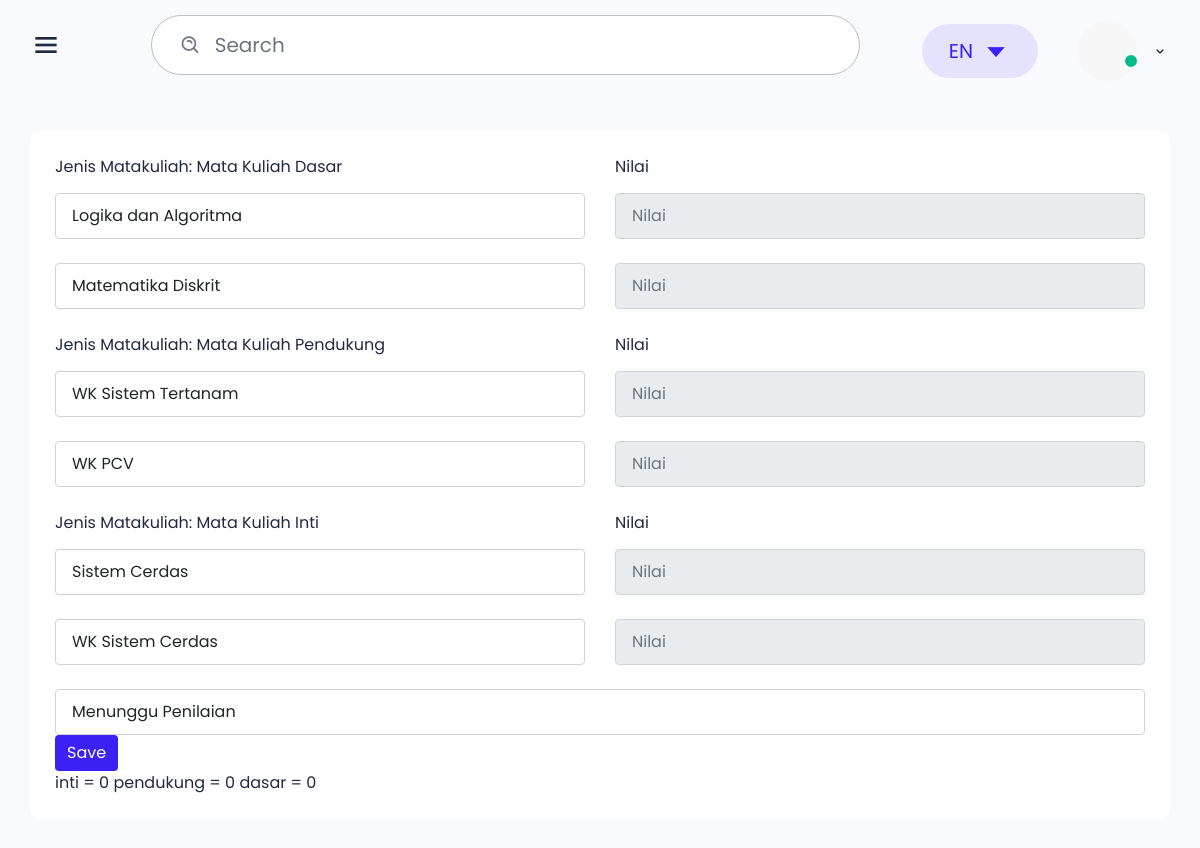
Before: /protend/dosen_nilai.php?id_mahasiswa=10 with the older database file.
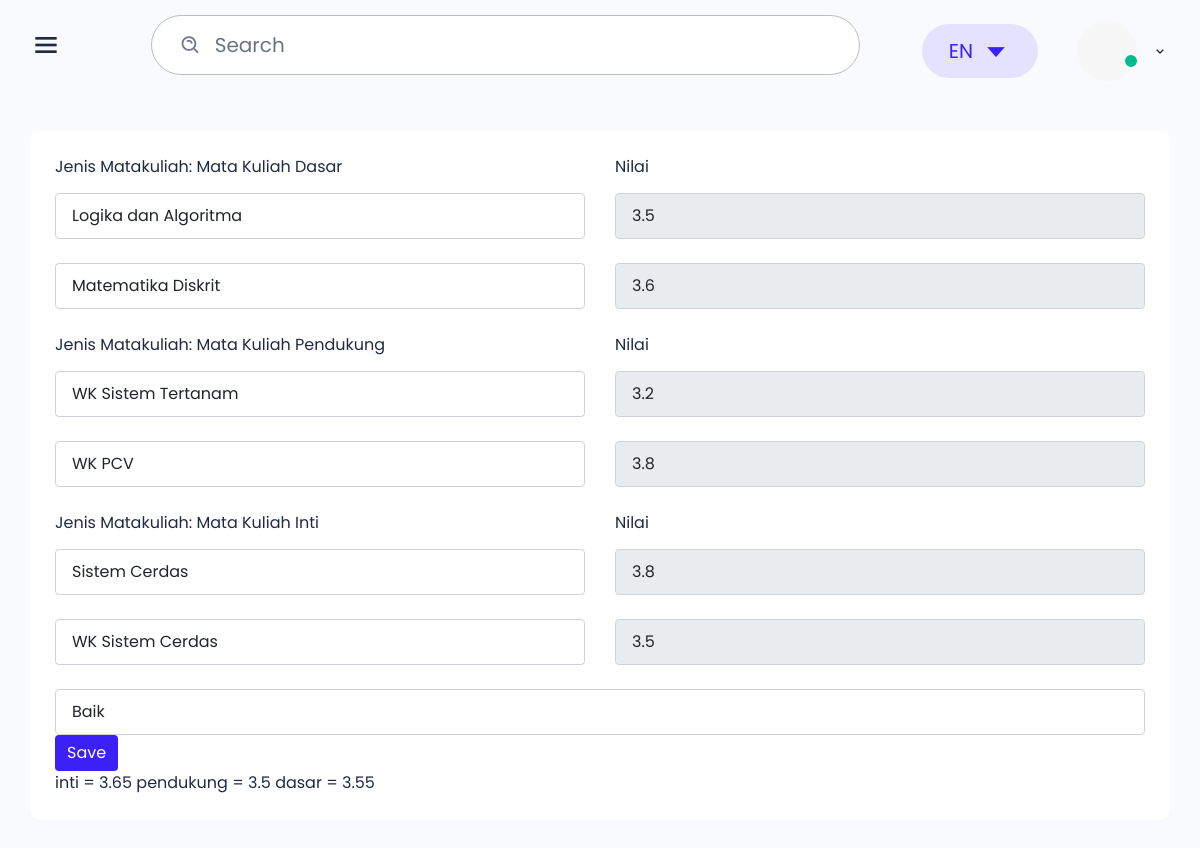
After: the same page with the newer database file.
### tables this page shows
CREATE TABLE `mahasiswa` (
  `id_mahasiswa` int(11) NOT NULL,
  `id_matkul` int(11) DEFAULT NULL,
  `nama` varchar(100) NOT NULL,
  `username` varchar(100) NOT NULL,
  `password` varchar(100) NOT NULL,
  `level` varchar(20) NOT NULL
);

CREATE TABLE `mata_kuliah` (
  `id_matkul` int(11) NOT NULL,
  `logika_algoritma` float NOT NULL,
  `matematika_Diskrit` float NOT NULL,
  `wk_sistemtertanam` float NOT NULL,
  `wk_pcv` float NOT NULL,
  `sistem_cerdas` float NOT NULL,
  `wk_sistem_cerdas` float NOT NULL,
  `name` text NOT NULL,
  `file` varchar(50) NOT NULL,
  `id_status` int(3) NOT NULL DEFAULT '0',
  `id_nilai_skripsi` int(3) NOT NULL DEFAULT '0'
);

### protend/dosen_nilai.php (the view, shortened to what the changed rows need)
<?php
include 'koneksi.php';
$id_mahasiswa = $_GET['id_mahasiswa'];
$sql2   = "SELECT * FROM mata_kuliah INNER JOIN mahasiswa ON mata_kuliah.id_matkul = mahasiswa.id_matkul WHERE mahasiswa.id_mahasiswa = $id_mahasiswa";
$q2     = mysqli_query($koneksi, $sql2);
while ($r2 = mysqli_fetch_array($q2)) {
    $logika_algoritma        = $r2['logika_algoritma'];
    $matematika_Diskrit       = $r2['matematika_Diskrit'];
    $wk_sistemtertanam     = $r2['wk_sistemtertanam'];
    $wk_pcv   = $r2['wk_pcv'];
    $sistem_cerdas     = $r2['sistem_cerdas'];
    $wk_sistem_cerdas  = $r2['wk_sistem_cerdas'];
    $id_nilai_skripsi = $r2['id_nilai_skripsi'];
}
?>
<!DOCTYPE html>
<html lang="en">
<head>
    <link href='https://unpkg.com/boxicons@2.0.7/css/boxicons.min.css' rel='stylesheet'>
    <link rel="stylesheet" href="css/icons.min.css">
    <link rel="stylesheet" href="./libs/date-picker/datepicker.css">
    <link rel="stylesheet" href="./css/bootstrap.min.css">
    <link rel="stylesheet" href="./css/grid.css">
    <link rel="stylesheet" href="./css/style.css">
    <link rel="stylesheet" href="./css/responsive.css">
</head>
<body class="sidebar-expand counter-scroll">
    <div class="main">
    <div class="main-content project">
            <div class="row">
                <div class="col-12">
                    <div class="box">
                        <div class="box-body">
                            <div class="row">
                                <div class="col-md-6 col-sm-12 mb-24">
                                </div>
                                <div class="col-md-6 col-sm-12 mb-24">
                                    <div class="form-group"> <label class="form-label">Nilai</label> <input
                                            class="form-control" disabled name="logika_algoritma" value='<?= $logika_algoritma?>' placeholder="Nilai"> </div>
                                </div>
                                <div class="col-md-6 col-sm-12 mb-24">
                                </div>
                                <div class="col-md-6 col-sm-12 mb-24">
                                    <div class="form-group">
                                        <input class="form-control"    disabled name="matematika_diskrit" value='<?=  $matematika_Diskrit?>' placeholder="Nilai"> </div>
                                </div>
                            </div>
                            <div class="row">
                                <div class="col-md-6 col-sm-12 mb-24">
                                </div>
                                <div class="col-md-6 col-sm-12 mb-24">
                                    <div class="form-group"> <label class="form-label">Nilai</label> <input
                                            class="form-control"   disabled name="wk_sistem_tertanam" value='<?= $wk_sistemtertanam?>' placeholder="Nilai"> </div>
                                </div>
                                <div class="col-md-6 col-sm-12 mb-24">
                                </div>
                                <div class="col-md-6 col-sm-12 mb-24">
                                    <div class="form-group">
                                        <input class="form-control"  disabled name="wk_pcv" value='<?=  $wk_pcv?>' placeholder="Nilai"> </div>
                                </div>
                            </div>
                            <div class="row">
                                <div class="col-md-6 col-sm-12 mb-24">
                                </div>
                                <div class="col-md-6 col-sm-12 mb-24">
                                    <div class="form-group"> <label class="form-label">Nilai</label> <input
                                            class="form-control"  disabled name="sistem_cerdas" value='<?= $sistem_cerdas?>' placeholder="Nilai"> </div>
                                </div>
                                <div class="col-md-6 col-sm-12 mb-24">
                                </div>
                                <div class="col-md-6 col-sm-12 mb-24">
                                    <div class="form-group">
                                        <input class="form-control"   disabled name="wk_sistem_cerdas" value='<?= $wk_sistem_cerdas?>' placeholder="Nilai"> </div>
                                </div>
                            </div>
                            <form method="post" action="" >
                            <select name="id_nilai_skripsi"
                                        class="form-control custom-select select2 select2-hidden-accessible"
                                        data-placeholder="Pilih Mata Kuliah" tabindex="-1" aria-hidden="true"
                                        data-select2-id="select2-data-38-9jkg">
                                        <option value="0" <?= (($id_nilai_skripsi == "0") ? "selected" : "" )?> >Menunggu Penilaian</option>
                                        <option value="2" <?= (($id_nilai_skripsi == "2") ? "selected" : "" )?> >Baik</option>
                                    </select>
                                <div class="submit-section">
                                    <button class="btn btn-primary submit-btn" type="submit" name="save">Save</button>
                                </div>
                                <?php
                                    $inti = ($wk_sistem_cerdas + $sistem_cerdas)/2;
                                    $pendukung = ($wk_sistemtertanam+$wk_pcv)/2;
                                    $dasar = ($logika_algoritma+$matematika_Diskrit)/2;
                                    print('inti = '.$inti);
                                    print(' pendukung = '.$pendukung);
                                    print(' dasar = '.$dasar);
                                ?>
                            </form>
                        </div>
                    </div>
                </div>
            </div>
        </div>
    </div>
</body>
</html>

Changed rows visible on the page:
now on this page (row edited): mahasiswa: logika_algoritma "3.5", matematika_diskrit "3.6", wk_sistem_tertanam "3.2", wk_pcv "3.8", sistem_cerdas "3.8", wk_sistem_cerdas "3.5", id_matkul.sistem_cerdas "3.65", id_matkul.wk_pcv "3.5", id_matkul.matematika_Diskrit "3.55"
added mata_kuliah: id_nilai_skripsi "Baik"
Other visible differences:
form field id_nilai_skripsi: "Menunggu Penilaian" → (not shown)
$inti: "0" → (not shown)
$pendukung: "0" → (not shown)
$dasar: "0" → (not shown)
